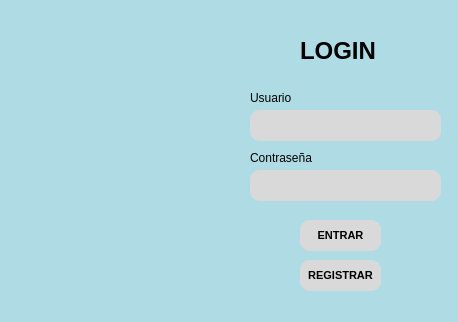
<?xml version="1.0" encoding="UTF-8"?>
<ui version="4.0">
 <class>MainWindow</class>
 <widget class="QMainWindow" name="MainWindow">
  <property name="geometry">
   <rect>
    <x>0</x>
    <y>0</y>
    <width>458</width>
    <height>322</height>
   </rect>
  </property>
  <property name="windowTitle">
   <string>MainWindow</string>
  </property>
  <property name="styleSheet">
   <string notr="true">background-color:#afdce4;</string>
  </property>
  <widget class="QWidget" name="centralwidget">
   <widget class="QLabel" name="label">
    <property name="geometry">
     <rect>
      <x>300</x>
      <y>40</y>
      <width>81</width>
      <height>21</height>
     </rect>
    </property>
    <property name="font">
     <font>
      <pointsize>18</pointsize>
      <bold>true</bold>
     </font>
    </property>
    <property name="text">
     <string>LOGIN</string>
    </property>
    <property name="alignment">
     <set>Qt::AlignmentFlag::AlignLeading|Qt::AlignmentFlag::AlignLeft|Qt::AlignmentFlag::AlignVCenter</set>
    </property>
   </widget>
   <widget class="QLabel" name="label_2">
    <property name="geometry">
     <rect>
      <x>250</x>
      <y>90</y>
      <width>51</width>
      <height>16</height>
     </rect>
    </property>
    <property name="text">
     <string>Usuario</string>
    </property>
   </widget>
   <widget class="QLabel" name="label_3">
    <property name="geometry">
     <rect>
      <x>250</x>
      <y>150</y>
      <width>81</width>
      <height>16</height>
     </rect>
    </property>
    <property name="text">
     <string>Contraseña</string>
    </property>
    <property name="alignment">
     <set>Qt::AlignmentFlag::AlignLeading|Qt::AlignmentFlag::AlignLeft|Qt::AlignmentFlag::AlignVCenter</set>
    </property>
   </widget>
   <widget class="QLineEdit" name="txtUsuario">
    <property name="geometry">
     <rect>
      <x>250</x>
      <y>110</y>
      <width>191</width>
      <height>31</height>
     </rect>
    </property>
    <property name="styleSheet">
     <string notr="true">background-color:#d9d9d9 ;
border-radius: 10px;
padding: 5px;</string>
    </property>
   </widget>
   <widget class="QLineEdit" name="txtPasswd">
    <property name="geometry">
     <rect>
      <x>250</x>
      <y>170</y>
      <width>191</width>
      <height>31</height>
     </rect>
    </property>
    <property name="styleSheet">
     <string notr="true">background-color:#d9d9d9 ;
border-radius: 10px;
padding: 5px;</string>
    </property>
   </widget>
   <widget class="QPushButton" name="btnEntrar">
    <property name="geometry">
     <rect>
      <x>300</x>
      <y>220</y>
      <width>81</width>
      <height>31</height>
     </rect>
    </property>
    <property name="font">
     <font>
      <pointsize>8</pointsize>
      <bold>true</bold>
     </font>
    </property>
    <property name="styleSheet">
     <string notr="true">background-color:#d9d9d9 ;
border-radius: 10px;
padding: 5px;</string>
    </property>
    <property name="text">
     <string>ENTRAR</string>
    </property>
   </widget>
   <widget class="QPushButton" name="btnIrRegister">
    <property name="geometry">
     <rect>
      <x>300</x>
      <y>260</y>
      <width>81</width>
      <height>31</height>
     </rect>
    </property>
    <property name="font">
     <font>
      <pointsize>8</pointsize>
      <bold>true</bold>
     </font>
    </property>
    <property name="styleSheet">
     <string notr="true">background-color:#d9d9d9 ;
border-radius: 10px;
padding: 5px;</string>
    </property>
    <property name="text">
     <string>REGISTRAR</string>
    </property>
   </widget>
   <widget class="QLabel" name="lblImagen">
    <property name="geometry">
     <rect>
      <x>-10</x>
      <y>-10</y>
      <width>241</width>
      <height>341</height>
     </rect>
    </property>
    <property name="text">
     <string/>
    </property>
   </widget>
  </widget>
 </widget>
 <resources/>
 <connections/>
</ui>
